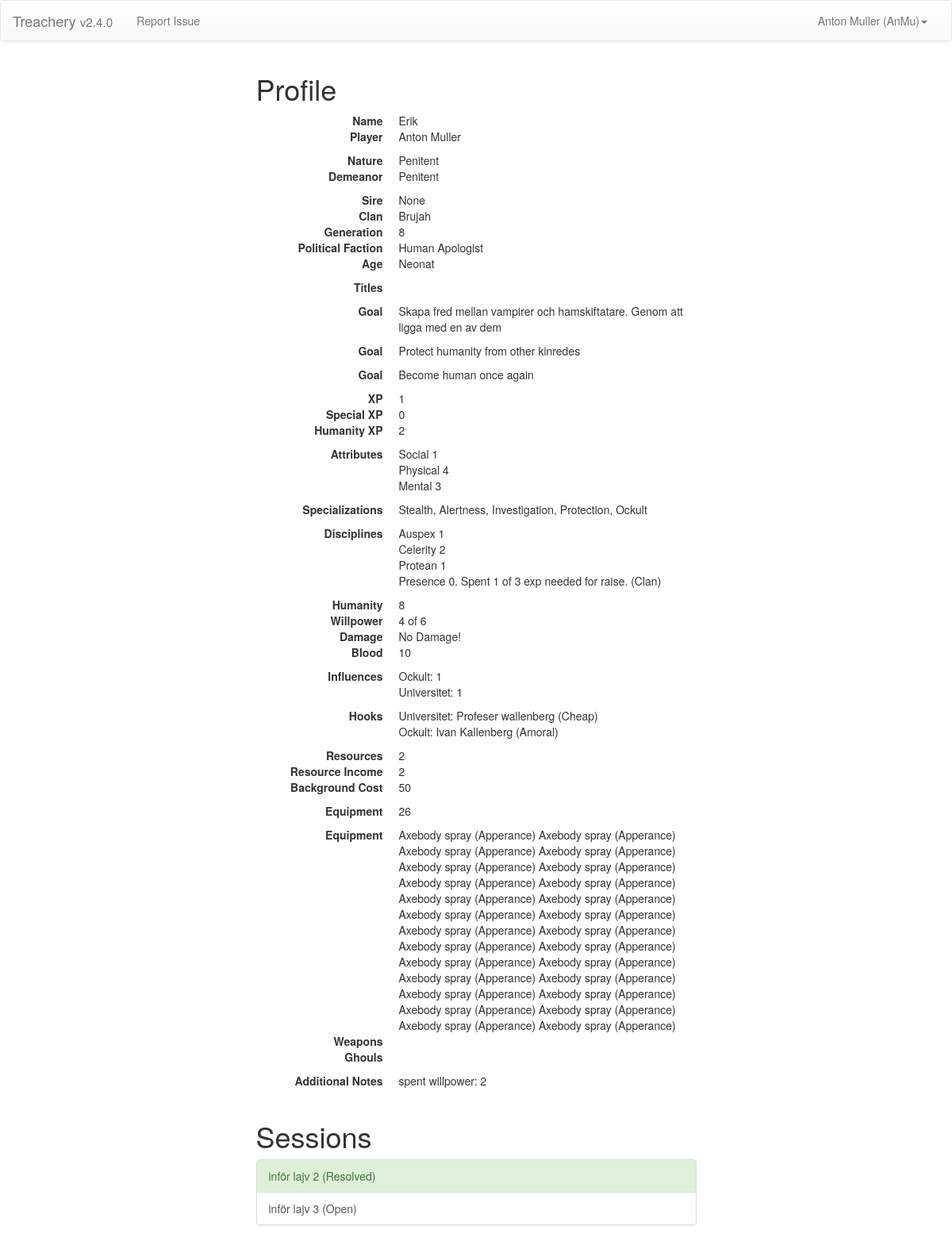
Screenshot of / (signed in) with the database file from the repository.
### players/models.py (models this page shows, shortened)
class Character(Model):
    name = CharField(max_length=200)
    user = OneToOneField(
                        User,
                        related_name='character',
                        blank=True,
                        null=True)
    nature  = ForeignKey(Nature,related_name='+')
    demeanor= ForeignKey(Nature,related_name='+')
    sire    = ForeignKey('Character',blank=True,null=True)
    clan    = ForeignKey(Clan,blank=True,null=True)
    generation = PositiveIntegerField(default=13)
    age     = ForeignKey(Age)
    titles  = ManyToManyField(Title, blank=True)
    open_goal1  = TextField(blank=True)
    open_goal2  = TextField(blank=True)
    hidden_goal = TextField(blank=True)
    attributes  = ManyToManyField(AttributeRating,    blank=True)
    specializations = ManyToManyField(Specialization, blank=True)
    disciplines = ManyToManyField(DisciplineRating,   blank=True)
    humanity   = PositiveIntegerField(default=7)
    max_willpower  = PositiveIntegerField(default=0)
    willpower  = PositiveIntegerField(default=0)
    blood      = PositiveIntegerField(default=10)
    bashing = PositiveIntegerField(default=0)
    lethal = PositiveIntegerField(default=0)
    aggravated = PositiveIntegerField(default=0)
    hooks  = ManyToManyField(Hook,  blank=True, related_name='master')
    resources  = PositiveIntegerField(default=0)
    rituals     = ManyToManyField(RitualRating,       blank=True)
    boons  = ManyToManyField(Boon,  blank=True)
    frenzyTriggers = TextField(blank=True)
    relationships = ManyToManyField(Relationship, related_name='master', blank=True)
    canon_fact        = ManyToManyField(CanonFact, blank=True)
    political_faction = ForeignKey(PoliticalFaction, blank=True,null=True)
    concept = TextField(blank=True)
    herd  = PositiveIntegerField(choices=((0,0),(1,1),(2,2),(3,3)),default=0)
    haven = PositiveIntegerField(choices=((0,0),(1,1),(2,2),(3,3)),default=0)
    equipment = ManyToManyField(Equipment, blank=True)
    weapons   = ManyToManyField(Weapon,    blank=True)
    ghouls    = ManyToManyField(Ghoul,     blank=True)
    exp          = PositiveIntegerField(default=0)
    humanity_exp = PositiveIntegerField(default=0)
    special_exp  = PositiveIntegerField(default=0)
    additional_notes = TextField(blank=True)
    def display_disciplines(self):
        disps =  list(self.disciplines.all())
        disps = [disp.display() for disp in disps]
        return "\n".join(disps)
    def display_attributes(self):
        disps =  list(self.attributes.all())
        disps = [disp.display() for disp in disps]
        return "\n".join(disps)
    def get_influences(self):
        return {inf.name:len(self.hooks.filter(influence=inf)) for inf in Influence.objects.all()}
    def resource_income(self):
        ratings = self.get_influences()
        weights = [0, 1, 5, 10]
        income = 0
        for influence, rating in ratings.items():
            income += weights[rating]
        return income
    def get_backgrounds(self):
        ghouls = sum([ghoul.level for ghoul in self.ghouls.all()])
        equipment = len(list(self.equipment.all()))
        weapons = sum([weapon.resources for weapon in self.weapons.all()])
        return  {'haven': self.haven,
                 'herd': self.herd,
                 'ghouls': ghouls,
                 'equipment': equipment,
                 'weapons': weapons}
    def background_to_cost(self,backs):
        if backs < 3:
            return backs
        else:
            return backs * 2 - 2
    def background_cost(self):
        backs = sum([value for key,value in self.get_backgrounds().items()])
        return self.background_to_cost(backs)
    def get_hooks(self):
        return ['{}: {} ({})' .format(h.influence, h.name, toStrList(h.attributes.all()))
             for h in self.hooks.all()]

class Nature(Model):
    name = CharField(max_length=200)
    def __str__(self):
        return self.name

class Clan(Model):
    name = CharField(max_length=200)
    theme = TextField(blank=True)
    clan_disciplines = ManyToManyField(Discipline, blank=True)
    def __str__(self):
        return self.name

class PoliticalFaction(Model):
    name = CharField(max_length=200)
    description = TextField(blank=True)
    def __str__(self):
        return self.name

class Age(Model):
    name = CharField(max_length=200)
    action_options = ManyToManyField(ActionOption, blank=True)
    def __str__(self):
        return self.name

class AttributeRating(Model):
    attribute = ForeignKey(Attribute, null=True, blank=True)
    learned = BooleanField(default=False)
    learning = BooleanField(default=False)
    elder_blood = BooleanField(default=False)
    mentor = BooleanField(default=False)
    value = PositiveIntegerField(default=1)
    exp = PositiveIntegerField(default=0)
    def spending(self):
        if self.learned:
            need = self.get_needed()
            return ". Spent {} of {} exp needed for raise. {}"\
             .format(self.exp,need['needed'],need['bonus'])
        else:
            return ""
    def display(self):
        return '{} {}{}'.format(self.attribute.name, self.value,self.spending())

class Attribute(Model):
    name = CharField(max_length=200)

class Specialization(Model):
    name = CharField(max_length=200)
    def __str__(self):
        return self.name

class DisciplineRating(Model):
    discipline = ForeignKey(Discipline, null=True, blank=True)
    value = PositiveIntegerField(default=1)
    elder_powers = ManyToManyField(ElderPower, blank=True)
    learned = BooleanField(default=False)
    learning = BooleanField(default=False)
    elder_blood = BooleanField(default=False)
    in_clan = BooleanField(default=False)
    mentor = BooleanField(default=False)
    exp = PositiveIntegerField(default=0)
    def get_needed(self):
        needed = DISPLINE_TABLE[self.value]
        bonus = []
        if self.elder_blood:
            needed -= 1
            bonus += ["Elder Blood"]
        if self.in_clan:
            needed -= 1
            bonus += ["Clan"]
        if self.mentor:
            needed -= 1
            bonus += ["Mentor"]
        bonus = ','.join(bonus)
        if bonus != "":
           bonus = "({})".format(bonus)
        return {'needed':needed,'bonus':bonus}
    def spending(self):
        if self.learned:
            need = self.get_needed()
            return ". Spent {} of {} exp needed for raise. {}"\
             .format(self.exp,need['needed'],need['bonus'])
        else:
            return ""
    def display(self):
        return '{} {}{}'.format(self.discipline.name, self.value,self.spending())

class Discipline(Model):
    name = CharField(max_length=200)

class Influence(Model):
    name = CharField(max_length=200)
    def __str__(self):
        return self.name

class Hook(Model):
    name = CharField(max_length=200)
    concept = CharField(max_length=200,blank=True)
    influence = ForeignKey(Influence)
    attributes = ManyToManyField(HookAttribute,blank=True)
    def __master__(self):
        try:
            master = Character.objects.filter(hooks__name = self.name)[0].name
            print (str(master))
        except IndexError:
            master = ""
        return master
    __master__.admin_order_field = 'master__name'

class HookAttribute(Model):
    name = CharField(max_length=200)
    def __str__(self):
        return self.name

class Equipment(Model):
  name = CharField(max_length=200)
  specialization = ForeignKey(Specialization,null=True,blank=True)
  def __str__(self):
        return '{} ({})'.format(self.name,self.specialization.name)

class Session(Model):
    name = CharField(max_length=200)
    previous = ForeignKey('Session',blank=True,null=True)
    is_open = BooleanField(default=True)
    is_special = BooleanField(default=False)
    action_set = ForeignKey(ActionOption,blank=True,null=True)
    feeding_domains = ManyToManyField(Domain, blank=True)
    def resolved_state(self, character):
        state = RESOLVED
        actions = list(Action.objects.filter(character=character,
                                             session=self))
        actions.extend(list(Feeding.objects.filter(character=character,
                                                   session=self)))
        if len(actions) == 0:
            return NO_ACTIONS
        for a in actions:
            if a.resolved == PENDING:
                return a.resolved
            elif a.resolved == UNRESOLVED:
                state = UNRESOLVED
        return state

### players/views.py (the view)
@login_required
@user_passes_test(lambda u: not u.is_superuser, login_url='/gm/')
def profile(request):
    if not hasattr(request.user,'character'):
       return redirect('make character')
    session_state = []
    for session in Session.objects.order_by('name').all():
        state = session.resolved_state(request.user.character)
        session_state.append({'state': state, 'session': session})
    print (request.user.character.background_cost())
    return render(request, 'profile.html',
                  {'character': request.user.character,
                   'session_list': session_state})

### players/models.py (called while the page is built)
def toStrList(qrySet):
    return ','.join(map(str,list(qrySet)))

### players/templatetags/player_extras.py (called while the page is built)
@register.filter
def session_resolved_state_color(s):
    state = s['state']
    session = s['session']
    if session.is_open:
        return ''
    else:
        if state == models.RESOLVED:
            return 'list-group-item-success'
        elif state == models.UNRESOLVED:
            return 'list-group-item-info'
        elif state == models.PENDING:
            return 'list-group-item-warning'
        elif state == models.NO_ACTIONS:
            return ''

@register.filter
def session_resolved_state(s):
    state = s['state']
    session = s['session']
    if session.is_open:
        return '(Open)'
    else:
        if state == models.RESOLVED:
            return '(Resolved)'
        elif state == models.UNRESOLVED:
            return '(Waiting for GM)'
        elif state == models.PENDING:
            return '(Actions Pending!)'
        elif state == models.NO_ACTIONS:
            return '(Closed)'

@register.simple_tag
def app_version():
    return settings.APP_VERISON

### players/templates/profile.html
{% extends "base.html" %}
{% block content %}
  <div class="row">
    <div class="col-md-offset-3 col-md-6">
      <h1>Profile</h1>
    </div>
  </div>
  {% include "elements/profile_element.html" %}
  <div class="row">
    <div class="col-md-offset-3 col-md-6">
      <h1>Sessions</h1>
      {% include "elements/session_list.html" %}
    </div>
  </div>
{% endblock %}

### players/templates/base.html (shortened to what this page needs)
<!DOCTYPE html>
{% load player_extras %}
<html lang="en">
  <head>
    {% load staticfiles %}
    <link rel="stylesheet" href="//maxcdn.bootstrapcdn.com/bootstrap/3.3.2/css/bootstrap.min.css">
    <link rel="stylesheet" href="//maxcdn.bootstrapcdn.com/bootstrap/3.3.2/css/bootstrap-theme.min.css">
    <link rel="stylesheet" href="{% static "treachery/css/treachery.css" %}" />
  </head>
  <body>
    <nav class="navbar navbar-default">
      <div class="container-fluid">
        <div class="navbar-header">
          <a class="navbar-brand" href="{% url 'profile' %}">Treachery <small>v{% app_version %}</small></a>
        </div>
        <div class="collapse navbar-collapse" id="bs-example-navbar-collapse-1">
          <ul class="nav navbar-nav">
            <li><a href="https://github.com/TreacheryLarp/downtime/issues">Report Issue</a></li>
          </ul>
          <ul class="nav navbar-nav navbar-right">
            <li class="dropdown">
              <a href="#" class="dropdown-toggle" data-toggle="dropdown" role="button" aria-expanded="false">{{user.first_name}} {{user.last_name}} ({{user.username}})<span class="caret"></span></a>
            </li>
          </ul>
        </div>
      </div>
    </nav>
    <div class="container">
      {% block content %}{% endblock %}
    </div>
  </body>
</html>

### players/templates/elements/profile_element.html (shortened to what this page needs)
<div class="row">
  <div class="col-md-offset-3 col-md-6">
    <dl class="dl-horizontal">
      <dt>Name</dt>
      <dd>{{ character.name }}</dd>
      <dt>Player</dt>
      <dd>
      {% if character.user.first_name %}
        {{character.user.first_name}} {{character.user.last_name}}
      {% else %}
        {{character.user}}
      {% endif%}
      </dd>
      <dt>Nature</dt>
      <dd>{{ character.nature }}</dd>
      <dt>Demeanor</dt>
      <dd>{{ character.demeanor }}</dd>
      <dt>Sire</dt>
      <dd>{{ character.sire }}</dd>
      <dt>Clan</dt>
      <dd>{{character.clan}}</dd>
      <dt>Generation</dt>
      <dd>{{character.generation}}</dd>
      <dt>Political Faction</dt>
      <dd>{{character.political_faction}}</dd>
      <dt>Age</dt>
      <dd>{{character.age}}</dd>
      <dt>Titles</dt>
      <dd>{{ character.titles.all|join:", " }}</dd>
      <dt>Goal</dt>
      <dd>{{character.open_goal1}}</dd>
      <dt>Goal</dt>
      <dd>{{character.open_goal2}}</dd>
      <dt>Goal</dt>
      <dd>{{character.hidden_goal}}</dd>
      <dt>XP</dt>
      <dd>{{character.exp}}</dd>
      <dt>Special XP</dt>
      <dd>{{character.special_exp}}</dd>
      <dt>Humanity XP</dt>
      <dd>{{character.humanity_exp}}</dd>
      <dt>Attributes</dt>
      <dd>{{ character.display_attributes|linebreaks }}</dd>
      <dt>Specializations</dt>
      <dd>{{ character.specializations.all|join:", " }}</dd>
      <dt>Disciplines</dt>
      <dd>{{ character.display_disciplines|linebreaks }}</dd>
      <dt>Humanity</dt>
      <dd>{{ character.humanity}}</dd>
      <dt>Willpower</dt>
      <dd>{{ character.willpower}} of {{ character.max_willpower}}</dd>
      <dt>Damage</dt>
      <dd>
          {% if not character.bashing and not character.lethal and not character.aggravated %}
            No Damage!
          {% endif %}
          </dd>
      <dt>Blood</dt>
      <dd>{{ character.blood}}</dd>
      <dt>Influences</dt>
          {% for influence, rating in character.get_influences.items %}
            {% if rating > 0 %} <dd> {{influence}}: {{rating}}</dd> {% endif %}
          {% endfor %}
      <dt>Hooks</dt>
      <dd>  {{ character.get_hooks | join:"<br>" }} </dd>
      <dt>Resources</dt>
      <dd>{{ character.resources}}</dd>
      <dt>Resource Income</dt>
      <dd>{{character.resource_income}}</dd>
      <dt>Background Cost</dt>
      <dd>{{character.background_cost}}</dd>
          {% for background, rating in character.get_backgrounds.items %}
            {% if rating > 0 %} <dt> {{background|title}}</dt><dd> {{rating}}</dd> {% endif %}
          {% endfor %}
      <dt>Equipment</dt> <dd>
          {% for equi in character.equipment.all %}
              {{equi}}
          {% endfor %} </dd>
      <dt>Weapons</dt>
        <dd>   </dd>
      <dt>Ghouls</dt>
      <dd>
          </dd>
      <dt>Additional Notes</dt>
      <dd>{{character.additional_notes}}</dd>
    </dl>
  </div>
</div>

### players/templates/elements/session_list.html
{% load player_extras %}
{% if session_list %}
  <ul class="list-group">
    {% for s in session_list %}
      <a href="{% url 'session' s.session.id %}" class="list-group-item {{ s | session_resolved_state_color}}">{{ s.session.name}} {{ s | session_resolved_state}}</a>
    {% endfor %}
  </ul>
{% endif %}

### rows the page displays
Character: name "Erik", user.first_name "Anton", user.last_name "Muller", nature "Penitent", demeanor "Penitent", sire "None", clan "Brujah", generation "8", political_faction "Human Apologist", age "Neonat", open_goal1 "Skapa fred mellan vampirer och hamskiftatare. Genom att ligga med en av dem", open_goal2 "Protect humanity from other kinredes", hidden_goal "Become human once again", exp "1", special_exp "0", humanity_exp "2", display_attributes "Social 1 Physical 4 Mental 3", specializations.all "Stealth, Alertness, Investigation, Protection, Ockult", display_disciplines "Auspex 1 Celerity 2 Protean 1 Presence 0. Spent 1 of 3 exp needed for raise. (Clan)", humanity "8", willpower "4", max_willpower "6", blood "10", get_hooks "Universitet: Profeser wallenberg (Cheap) Ockult: Ivan Kallenberg (Amoral)", resources "2", resource_income "2", background_cost "50", additional_notes "spent willpower: 2"
Influence: get_influences "Ockult"
Influence: get_influences "Universitet"
Equipment: name+specialization "Axebody spray (Apperance)"
Equipment: name+specialization "Axebody spray (Apperance)"
Equipment: name+specialization "Axebody spray (Apperance)"
Equipment: name+specialization "Axebody spray (Apperance)"
Equipment: name+specialization "Axebody spray (Apperance)"
Equipment: name+specialization "Axebody spray (Apperance)"
Equipment: name+specialization "Axebody spray (Apperance)"
Equipment: name+specialization "Axebody spray (Apperance)"
Equipment: name+specialization "Axebody spray (Apperance)"
Equipment: name+specialization "Axebody spray (Apperance)"
Equipment: name+specialization "Axebody spray (Apperance)"
Equipment: name+specialization "Axebody spray (Apperance)"
Equipment: name+specialization "Axebody spray (Apperance)"
Equipment: name+specialization "Axebody spray (Apperance)"
Equipment: name+specialization "Axebody spray (Apperance)"
Equipment: name+specialization "Axebody spray (Apperance)"
Equipment: name+specialization "Axebody spray (Apperance)"
Equipment: name+specialization "Axebody spray (Apperance)"
Equipment: name+specialization "Axebody spray (Apperance)"
Equipment: name+specialization "Axebody spray (Apperance)"
Equipment: name+specialization "Axebody spray (Apperance)"
Equipment: name+specialization "Axebody spray (Apperance)"
Equipment: name+specialization "Axebody spray (Apperance)"
Equipment: name+specialization "Axebody spray (Apperance)"
Equipment: name+specialization "Axebody spray (Apperance)"
Equipment: name+specialization "Axebody spray (Apperance)"
Session: session.name "inför lajv 2", is_open "(Resolved)"
Session: session.name "inför lajv 3", is_open "(Open)"

### other values shown
{{ user.first_name }} "Anton"
{{ user.last_name }} "Muller"
{{ user.username }} "AnMu"
{{ rating }} "1" "1"
{{ background|title }} "Equipment"
{{ rating }} "26"
